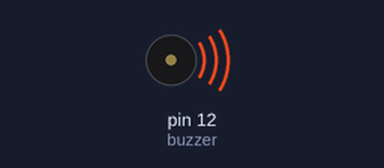
A sketch run on a simulated Arduino Uno, built with avr-gcc and run on an emulated ATmega328P. Shown: buzzer (waves = sounding, pin HIGH).

Above: at 0.5 s.
At 8.3 s:
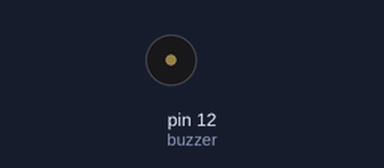
Timing chart, 0 to 14.1 s (numbered marks = the images above):
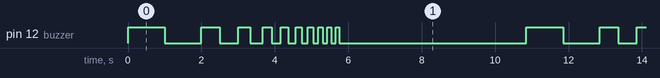

The sketch:

active.ino
```cpp
//www.elegoo.com
//2023.05.06

int buzzer = 12;//the pin of the active buzzer
void setup()
{
  pinMode(buzzer, OUTPUT); //initialize the buzzer pin as an output
}
void loop()
{
  int sound_duration = 500;
  for (int i = 0; i < 10; i++)
  {
    sound_duration = 1000/(i+1);
    //activate the active buzzer
    digitalWrite(buzzer, HIGH);
    delay(sound_duration);//wait for sound_duration ms
    //deactivate the active buzzer
    digitalWrite(buzzer, LOW);
    delay(sound_duration);//wait for sound_duration ms
  }
  //activate the active buzzer
  delay(5000);//keep playing sound for 5 seconds.
}
```

Measured:
- by itself, pin 12 (buzzer): repeats every 10.9 s: LOW 1.0 s, HIGH 0.50 s, LOW 0.50 s, HIGH 0.33 s, LOW 0.33 s, HIGH 0.25 s, LOW 0.25 s, HIGH 0.20 s, LOW 0.20 s, HIGH 0.17 s, LOW 0.17 s, HIGH 0.14 s, LOW 0.14 s, HIGH 0.13 s, LOW 0.13 s, HIGH 0.11 s, LOW 0.11 s, HIGH 0.10 s, LOW 5.1 s, HIGH 1.0 s
- by itself, everything shown: repeats every 10.9 s, in 20 steps
